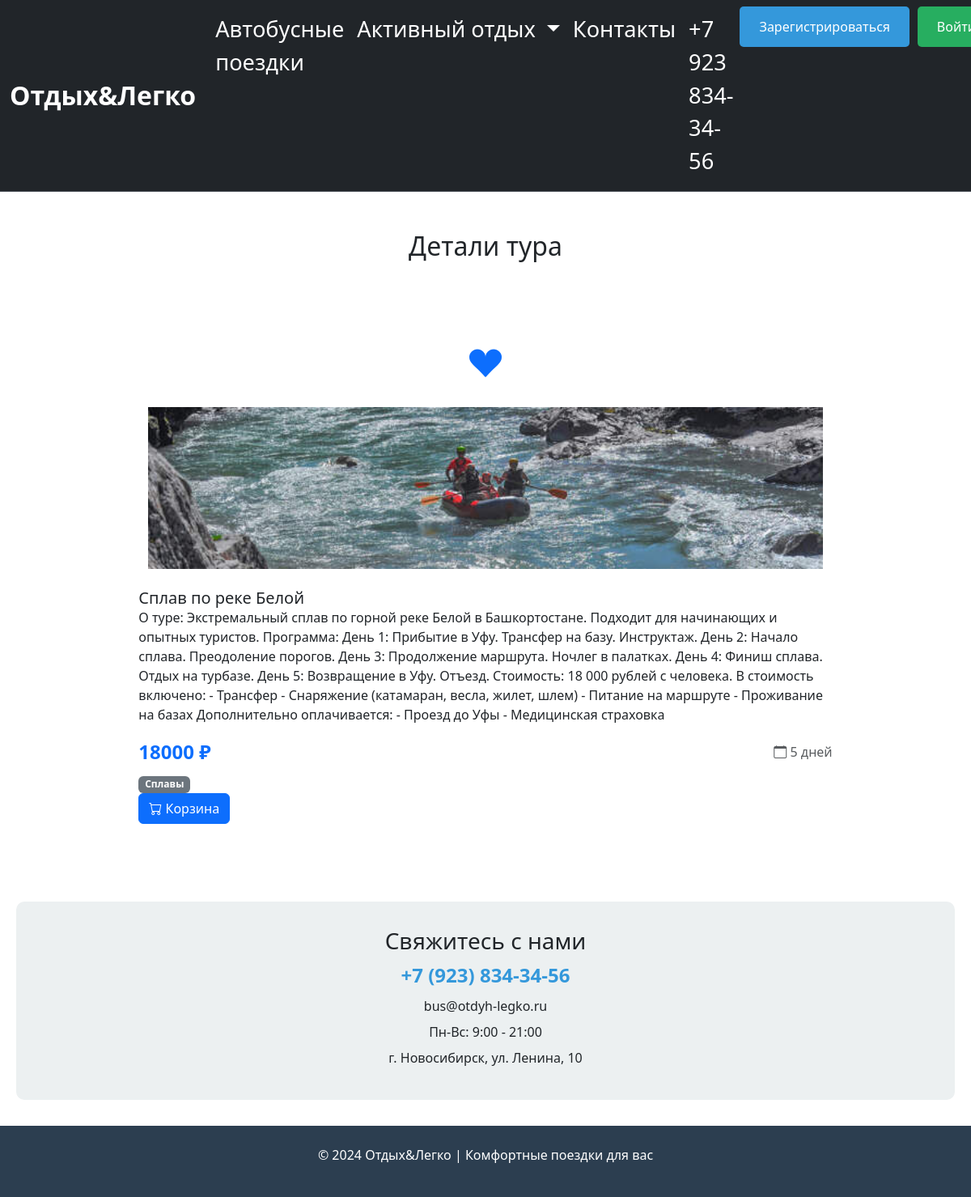
/tour/inf/4, run on the app's committed database.
### data/tours.py (models this page shows, shortened)
class Tours(SqlAlchemyBase, SerializerMixin):
    __tablename__ = 'tours'
    id = sqlalchemy.Column(sqlalchemy.Integer,
                           primary_key=True, autoincrement=True)
    category_id = sqlalchemy.Column(sqlalchemy.Integer,
                                    sqlalchemy.ForeignKey("category.id"))
    title = sqlalchemy.Column(sqlalchemy.String,
                              nullable=True)
    content = sqlalchemy.Column(sqlalchemy.TEXT,
                                nullable=True)
    is_published = sqlalchemy.Column(sqlalchemy.Boolean,
                                     default=True)
    free_pl = sqlalchemy.Column(sqlalchemy.Integer)
    duration = sqlalchemy.Column(sqlalchemy.Integer, default=3)
    price = sqlalchemy.Column(sqlalchemy.Integer, default=10000)
    img = sqlalchemy.Column(sqlalchemy.String,
                            nullable=False)
    user_id = sqlalchemy.Column(sqlalchemy.Integer, sqlalchemy.ForeignKey("users.id"))
    category = orm.relationship("Category", back_populates='tours')
    cart_items = orm.relationship('CartItem', back_populates='tour', cascade='all, delete-orphan')
    author = orm.relationship("Users", foreign_keys=[user_id], backref='created_tours')

class Category(SqlAlchemyBase, SerializerMixin):
    __tablename__ = 'category'
    id = sqlalchemy.Column(sqlalchemy.Integer,
                           primary_key=True,
                           autoincrement=True)
    name = sqlalchemy.Column(sqlalchemy.String,
                             nullable=True)
    tours = orm.relationship("Tours", cascade="all, delete", back_populates='category')

### main.py (the view)
@app.route('/tour/inf/<int:id_>', methods=['GET', 'POST'])
def tours_detail(id_):
    db_sess = db_session.create_session()
    tour = db_sess.query(Tours).filter(Tours.id == id_).first()
    return render_template('tours_wor.html',
                           title='Детали тура', tour=tour)

### data/db_session.py (called while the page is built)
def create_session() -> Session:
    global __factory
    return __factory()

### templates/tours_wor.html (shortened to what this page needs)
{% extends "base.html" %}
{% block content %}
<div class="container my-5">
  <h2 class="text-center mb-4">{{ title if title else 'Наши туры' }}</h2>
  {% if tour %}
  <div class="container my-5">
    <div class="row justify-content-center">
        <div class="col-lg-10">
            <div class="company-card p-4 p-lg-5">
                <div class="text-center mb-4">
                    <i class="bi bi-suit-heart-fill fs-1 text-primary"></i>
                </div>
<div class="row row-cols-1 row-cols-md-3 g-4">
    {% if not current_category or current_category == tour.category.name %}
        {% if tour.img %}
        <img src="{{ url_for('static', filename='img/' + tour.img) }}" class="card-img-top" alt="{{ tour.title }}" style="height: 200px; object-fit: cover;">
        {% else %}
        <img src="https://via.placeholder.com/300x200?text=Нет+фото" class="card-img-top" alt="Нет изображения" style="height: 200px; object-fit: cover;">
        {% endif %}
        <div class="card-body">
          <h5 class="card-title">{{ tour.title }}</h5>
          <div class="card-text">
            {% if tour.content %}
              {{ tour.content }}
            {% else %}
              <p class="text-muted">Описание временно недоступно</p>
            {% endif %}
          </div>
          <div class="d-flex justify-content-between align-items-center mt-3">
            <span class="text-primary fw-bold fs-4">{{ tour.price }} ₽</span>
            <span class="text-muted"><i class="bi bi-calendar"></i> {{ tour.duration }} дней</span>
          </div>
          {% if tour.category %}
          <div class="mt-2">
            <span class="badge bg-secondary">{{ tour.category.name }}</span>
          </div>
          {% endif %}
            {% if is_bask %}
            {% else %}
                <button class="btn btn-primary" id="cartBtn">
                  <i class="bi bi-cart"></i> Корзина
                </button>
            {% endif %}
        </div>
      </div>
    </div>
    {% endif %}
  </div>
  {% endif %}
</div>
            </div>
        </div>
{% endblock %}

### templates/base.html (style rules this page uses)
.container { max-width: 1200px; margin: 0 auto; padding: 0 20px; }

### data on the page
Tours: img (picture), title "Сплав по реке Белой", content "О туре: Экстремальный сплав по горной реке Белой в Башкортостане. Подходит для начинающих и опытных туристов. Программа: День 1: Прибытие в Уфу. Трансфер на базу. Инструктаж. День 2: Начало сплава. Преодоление порогов. День 3: Продолжение маршрута. Ночлег в палатках. День 4: Финиш сплава. Отдых на турбазе. День 5: Возвращение в Уфу. Отъезд. Стоимость: 18 000 рублей с человека. В стоимость включено: - Трансфер - Снаряжение (катамаран, весла, жилет, шлем) - Питание на маршруте - Проживание на базах Дополнительно оплачивается: - Проезд до Уфы - Медицинская страховка", price "18000", duration "5"
Category: category.name "Сплавы"

### other printed values
{{ title if title else 'Наши туры' }} "Детали тура"
